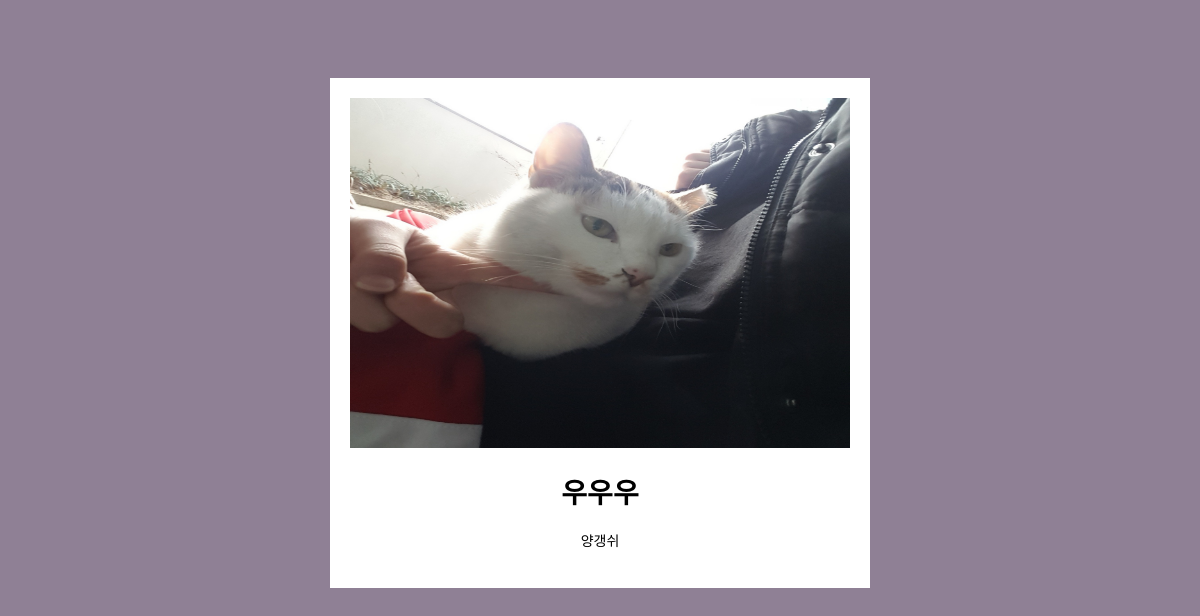
/album/1, run on the app's committed database.
### album/models.py (models this page shows, shortened)
class Album(models.Model):
    title = models.CharField(max_length=200)
    image = models.ImageField(upload_to='images/')
    description = models.CharField(max_length=500)

### album/views.py (the view)
# urls.py: path('<int:image_id>', views.imgdetail, name="detail"),
def imgdetail(request, image_id):
    details = get_object_or_404(Album, pk = image_id)
    return render(request, 'imgdetail.html', {'detail':details})

### album/templates/imgdetail.html
{% load static %}
<!DOCTYPE html>
<html>
    <head>
        <link href="{% static 'css/imgdetail.css' %}" type="text/css" rel="stylesheet">
    </head>
    <body>
        <div class="block">
            <img src="{{detail.image.url}}" width=500 height=350>
            <h1>{{detail.title}}</h1>
            <p>{{detail.description}}</p>
        </div>
    </body>
</html>

### album/static/css/imgdetail.css (style rules this page uses)
body { background-color:rgba(143, 128, 149, 1); }
.block { width: 500px; height: 500px; font-size: 14px; font-family: 'Cafe24Oneprettynight'; padding: 10px 20px 0px 20px; background-color: white; margin:auto; margin-top: 78px; text-align: center; }
img { margin-top: 10px; }

### data on the page
Album: image (picture), title "우우우", description "양갱쉬"
